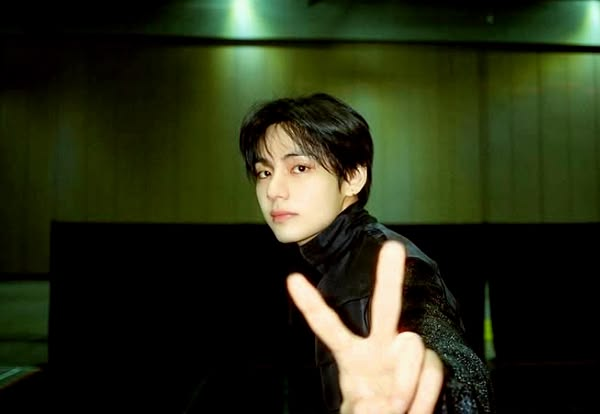
#> input picture photo.jpg, 600 x 414 px
$ python tae.py
#> lines starting #> are read from the running program, lines starting #| are printed output that depends on the picture
"""
Random letters -> ASCII portrait, played LIVE in a window (tkinter, same as turtle).

Install:  pip install numpy opencv-python pillow
Run:      python ascii_window.py
Keys:     R or click = replay      Esc = close
"""
import time
import tkinter as tk
import numpy as np
import cv2
from PIL import Image, ImageDraw, ImageFont, ImageTk

# ------------------------- SETTINGS (change these) -------------------------
SRC  = 'photo.jpg'                 # your input image
FONT = 'DejaVuSansMono-Bold.ttf'   # any monospace .ttf (see note at bottom)
CW, CH = 5, 9                      # one character cell in pixels
COLS, ROWS = 256, 97               # characters across / down  -> window = COLS*CW x ROWS*CH
                                   # (bigger = more detail but slower; 384 x 146 = full HD)
RAMP = " :;irsXA253hMHGS#988"      # light -> dense
SUBJECT_RECT = (215, 80, 295, 334) # (x, y, w, h) box around the person in YOUR photo
REVEAL_SECONDS = 6.8               # how long the reveal takes
# ---------------------------------------------------------------------------

W, H = COLS * CW, ROWS * CH
rng = np.random.default_rng(7)

# ---------- 1. Atlas: a tiny picture of every character ----------
font = None
for name in (FONT, 'consolab.ttf', 'cour.ttf', 'Menlo.ttc',
             '/System/Library/Fonts/Menlo.ttc',
             '/usr/share/fonts/truetype/dejavu/DejaVuSansMono-Bold.ttf'):
    try:
        font = ImageFont.truetype(name, 8)      # try each font until one is found
        break
    except OSError:
        continue
if font is None:
    font = ImageFont.load_default()
chars = [chr(c) for c in range(33, 127)]
atlas = np.zeros((len(chars) + 1, CH, CW), np.float32)      # index 0 = empty cell
for i, ch in enumerate(chars, 1):
    im = Image.new('L', (CW, CH), 0)
    d = ImageDraw.Draw(im)
    bb = d.textbbox((0, 0), ch, font=font)
    d.text(((CW - (bb[2] - bb[0])) // 2 - bb[0], (CH - (bb[3] - bb[1])) // 2 - bb[1]),
           ch, fill=255, font=font)
    atlas[i] = np.asarray(im, np.float32) / 255.
cidx = {c: i for i, c in enumerate(chars, 1)}
rand_pool = np.array([cidx[c] for c in
    'ABCDEFGHIJKLMNOPQRSTUVWXYZabcdefghijklmnopqrstuvwxyz0123456789@#$%&*+=<>?/\\|{}[]'])

# ---------- 2. Photo -> grid of characters ----------
img = cv2.imread(SRC)
#> img is the input picture: shape (414, 600, 3); mean B, G, R 24.7, 47.6, 41.7
if img is None:
    raise SystemExit(f'Could not open "{SRC}". Put your photo next to this script.')

mask = np.zeros(img.shape[:2], np.uint8)                     # cut the person out
cv2.grabCut(img, mask, SUBJECT_RECT, np.zeros((1, 65)), np.zeros((1, 65)),
            8, cv2.GC_INIT_WITH_RECT)
m = np.where((mask == 1) | (mask == 3), 255, 0).astype(np.uint8)
m = cv2.GaussianBlur(m, (0, 0), 3).astype(np.float32) / 255.

g0 = cv2.cvtColor(img, cv2.COLOR_BGR2GRAY)
sub = cv2.createCLAHE(clipLimit=1.6, tileGridSize=(3, 3)).apply(g0).astype(np.float32)
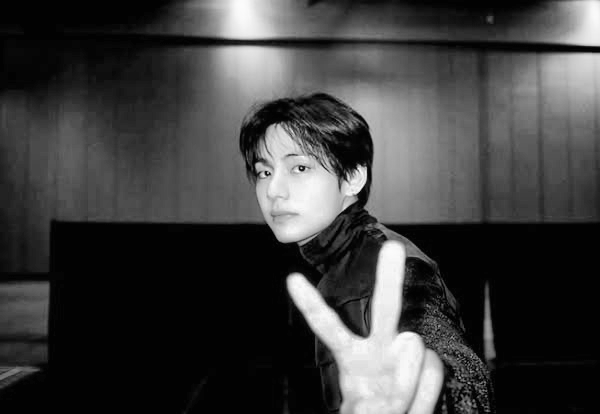
#> sub: shape (414, 600) float32; min 2, max 252, mean 62.1
sl, sh = np.percentile(sub[m > 0.5], [2, 99])
#> sl = 4; sh = 247
sub = 0.05 + 0.95 * np.clip((sub - sl) / (sh - sl), 0, 1) ** 1.3   # person: strong contrast
bg = (g0.astype(np.float32) / 255.) ** 1.1 * 0.30                  # background: dim
rim = cv2.GaussianBlur(np.abs(cv2.dilate(m, np.ones((5, 5))) -
                              cv2.erode(m, np.ones((5, 5)))), (0, 0), 1.2)
comb = np.clip(sub * m + bg * (1 - m) + 0.55 * rim, 0, 1)

g = cv2.resize(comb * 255, (COLS, ROWS), interpolation=cv2.INTER_AREA).astype(np.float32)
g = np.clip(g + 1.1 * (g - cv2.GaussianBlur(g, (0, 0), 1.2)), 0, 255)   # sharpen
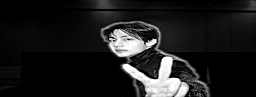
#> g: shape (97, 256) float32; min 0, max 255, mean 29.2
lo, hi = np.percentile(g, [1, 99.5])
#> lo = 0; hi = 255
b = np.clip((g - lo) / (hi - lo), 0, 1)

lv = np.minimum((b * len(RAMP)).astype(int), len(RAMP) - 1)
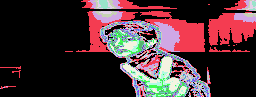
#> lv: shape (97, 256) int64; 20 distinct labels, from 0 to 19; one colour per label, 0 black
target = np.array([cidx.get(RAMP[l], 0) for l in lv.ravel()]).reshape(ROWS, COLS)
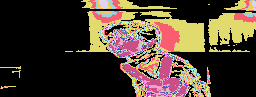
#> target: shape (97, 256) int64; 19 distinct labels, from 0 to 83; one colour per label, 0 black
target[lv == 0] = 0
tint_strength = 0.30 + 0.70 * b

# ---------- 3. Timing: when does each cell lock in? ----------
yy, xx = np.mgrid[0:ROWS, 0:COLS]
dist = np.hypot((xx - COLS / 2) / COLS * 1.45, (yy - ROWS / 2) / ROWS)
t_rev = 1.2 + (REVEAL_SECONDS - 1.8) * dist / dist.max() + rng.random((ROWS, COLS)) * 1.1
phase = rng.integers(0, 2, (ROWS, COLS))
_rand_cache = {'tick': -1, 'idx': None}

def random_letters(t):
    tick = int(t * 15)                       # new random letters 15 times per second
    if tick != _rand_cache['tick']:
        _rand_cache['tick'] = tick
        _rand_cache['idx'] = rand_pool[rng.integers(0, len(rand_pool), (ROWS, COLS))]
    return _rand_cache['idx']

def render(t):
    """Return the picture (H x W x 3, RGB) for time t seconds after start."""
#> called with t = 0.000141
    rnd = random_letters(t)
    fade_in = min(1, t / 0.6)
    dt = t - t_rev                           # >= 0  ->  this cell is revealed
    locked = dt >= 0

    idx = np.where(locked, target, rnd)
#> locked: shape (97, 256) bool; every value is 0
    pre = 0.22 + 0.5 * np.clip(1 + dt / 0.9, 0, 1)          # noise brightens before locking
    flash = np.clip(1 - dt / 0.35, 0, 1)                    # white flash when locking
    post = np.where(target == 0, 0.0, tint_strength * (1 + 0.55 * flash))
    shimmer = 1 + 0.04 * np.sin(t * 3 + xx * 0.15 + yy * 0.2)
    flick = np.where(((int(t * 30) + phase) % 2) == 0, 1.0, 0.85)
    inten = np.where(locked, post * shimmer, pre * flick) * fade_in
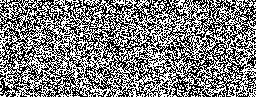
#> inten: shape (97, 256) float64; values 4.41e-05 (black) and 5.18e-05 (white), 49.6% white in thin lines or dots

    empty = locked & (target == 0)                          # empty cells: noise dies fast
    idx = np.where(empty, rnd, idx)
    inten = np.where(empty, np.clip(1 - dt / 0.25, 0, 1) * 0.5 * fade_in, inten)
    inten = np.clip(inten, 0, 1.6)

    v = atlas[idx] * inten[..., None, None]                 # paste all glyphs
    v = v.transpose(0, 2, 1, 3).reshape(H, W)

    small = cv2.resize(v, (W // 2, H // 2), interpolation=cv2.INTER_AREA)   # glow (half-res = fast)
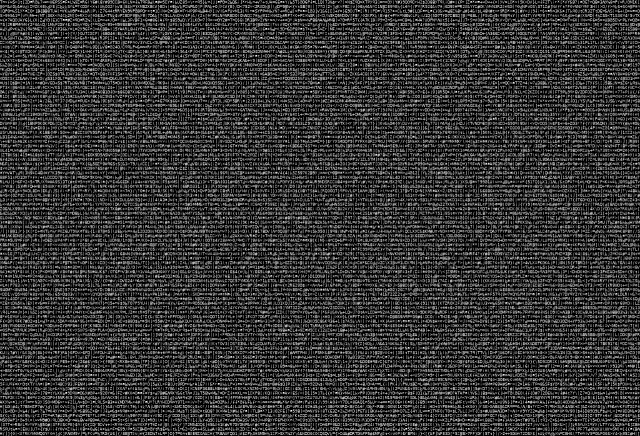
#> small: shape (436, 640) float64; min 0, max 4.9e-05, mean 1e-05; drawn with min black and max white
    glow = cv2.GaussianBlur(small, (0, 0), 1.3) * 0.35 + cv2.GaussianBlur(small, (0, 0), 4.0) * 0.45
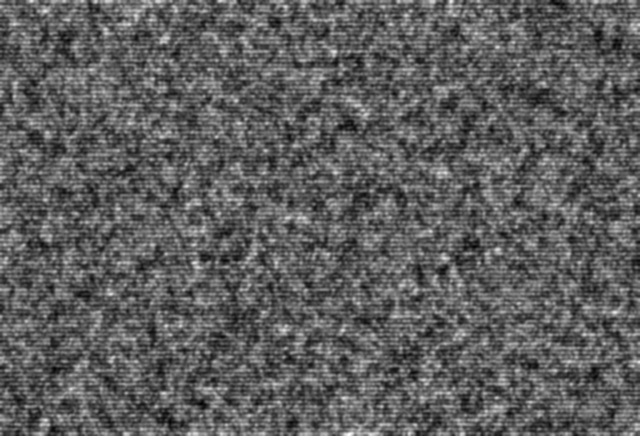
#> glow: shape (436, 640) float64; min 4.8e-06, max 1.35e-05, mean 8.03e-06; drawn with min black and max white
    glow = cv2.resize(glow, (W, H))
#> glow: shape (873, 1280) float64
    lum = np.clip(v + glow, 0, 1)
    rgb = np.stack([lum * 0.82, lum * 0.98, lum], -1)       # white with slight cyan tint
    return (rgb * 255).astype(np.uint8)
#> returned value: shape (873, 1280, 3); every value is 0

# ---------- 4. The window ----------
def main():
    root = tk.Tk()
    root.title('ASCII Reveal')
    root.configure(bg='black')
    root.resizable(True, True)
    canvas = tk.Canvas(root, width=W, height=H, bg='black', highlightthickness=0)
    canvas.pack(fill=tk.BOTH, expand=True)
    item = canvas.create_image(0, 0, anchor='center')
    state = {'start': time.perf_counter(), 'photo': None}

    def tick():
        t = time.perf_counter() - state['start']            # real clock -> correct speed
        frame = Image.fromarray(render(t))
        canvas_width = max(canvas.winfo_width(), 1)
        canvas_height = max(canvas.winfo_height(), 1)
        scale = min(canvas_width / W, canvas_height / H)
        display_size = (max(1, int(W * scale)), max(1, int(H * scale)))
        if display_size != (W, H):
            frame = frame.resize(display_size, Image.Resampling.LANCZOS)
        state['photo'] = ImageTk.PhotoImage(frame)
        canvas.coords(item, canvas_width // 2, canvas_height // 2)
        canvas.itemconfig(item, image=state['photo'])       # keep a reference or it vanishes
        root.after(1, tick)

    def replay(event=None):
        state['start'] = time.perf_counter()

    root.bind('r', replay)
    root.bind('R', replay)
    canvas.bind('<Button-1>', replay)
    root.bind('<Escape>', lambda e: root.destroy())
    tick()
#> (the call stopped at in tick, `canvas_width = max(canvas.winfo_width(), 1)`: tkinter is not available in this run)
    root.mainloop()

if __name__ == '__main__':
    main()
